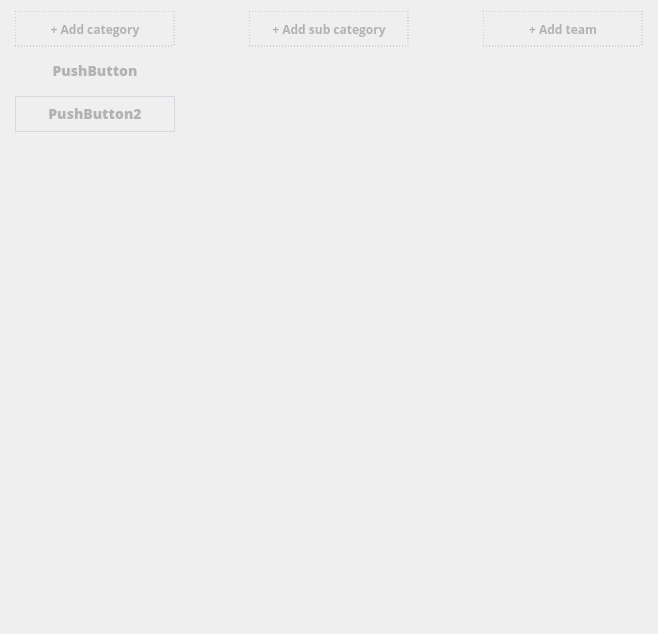
<?xml version="1.0" encoding="UTF-8"?>
<ui version="4.0">
 <class>InfoArch</class>
 <widget class="QWidget" name="InfoArch">
  <property name="geometry">
   <rect>
    <x>0</x>
    <y>0</y>
    <width>658</width>
    <height>634</height>
   </rect>
  </property>
  <property name="sizePolicy">
   <sizepolicy hsizetype="Maximum" vsizetype="Maximum">
    <horstretch>0</horstretch>
    <verstretch>0</verstretch>
   </sizepolicy>
  </property>
  <property name="windowTitle">
   <string>InfoArch</string>
  </property>
  <property name="styleSheet">
   <string notr="true"/>
  </property>
  <layout class="QHBoxLayout" name="horizontalLayout">
   <property name="spacing">
    <number>70</number>
   </property>
   <property name="leftMargin">
    <number>11</number>
   </property>
   <item>
    <widget class="QFrame" name="container_1">
     <property name="sizePolicy">
      <sizepolicy hsizetype="Maximum" vsizetype="Minimum">
       <horstretch>0</horstretch>
       <verstretch>0</verstretch>
      </sizepolicy>
     </property>
     <property name="layoutDirection">
      <enum>Qt::LeftToRight</enum>
     </property>
     <property name="styleSheet">
      <string notr="true"/>
     </property>
     <layout class="QVBoxLayout" name="verticalLayout">
      <property name="leftMargin">
       <number>0</number>
      </property>
      <property name="topMargin">
       <number>0</number>
      </property>
      <property name="rightMargin">
       <number>0</number>
      </property>
      <property name="bottomMargin">
       <number>0</number>
      </property>
      <item alignment="Qt::AlignHCenter">
       <widget class="QPushButton" name="addCategoryButton">
        <property name="sizePolicy">
         <sizepolicy hsizetype="Maximum" vsizetype="Maximum">
          <horstretch>0</horstretch>
          <verstretch>0</verstretch>
         </sizepolicy>
        </property>
        <property name="minimumSize">
         <size>
          <width>160</width>
          <height>36</height>
         </size>
        </property>
        <property name="font">
         <font>
          <family>Open Sans</family>
          <pointsize>-1</pointsize>
          <weight>75</weight>
          <italic>false</italic>
          <bold>true</bold>
         </font>
        </property>
        <property name="cursor">
         <cursorShape>PointingHandCursor</cursorShape>
        </property>
        <property name="layoutDirection">
         <enum>Qt::LeftToRight</enum>
        </property>
        <property name="styleSheet">
         <string notr="true">border: 0.5px dashed #B2B2B2;

font-family: 'Open Sans';
font-style: normal;
font-weight: 600;
font-size: 12px;
line-height: 17px;

color: #B2B2B2;</string>
        </property>
        <property name="text">
         <string>+ Add category</string>
        </property>
       </widget>
      </item>
      <item alignment="Qt::AlignHCenter">
       <widget class="QFrame" name="categoriesFrame">
        <property name="sizePolicy">
         <sizepolicy hsizetype="Maximum" vsizetype="Maximum">
          <horstretch>0</horstretch>
          <verstretch>0</verstretch>
         </sizepolicy>
        </property>
        <layout class="QGridLayout" name="gridLayout_4" rowstretch="0,0" rowminimumheight="0,0">
         <property name="leftMargin">
          <number>0</number>
         </property>
         <property name="topMargin">
          <number>0</number>
         </property>
         <property name="rightMargin">
          <number>0</number>
         </property>
         <property name="bottomMargin">
          <number>0</number>
         </property>
         <property name="horizontalSpacing">
          <number>0</number>
         </property>
         <property name="verticalSpacing">
          <number>7</number>
         </property>
         <item row="1" column="0">
          <widget class="QPushButton" name="buttonTemplate_1">
           <property name="sizePolicy">
            <sizepolicy hsizetype="Maximum" vsizetype="Maximum">
             <horstretch>0</horstretch>
             <verstretch>0</verstretch>
            </sizepolicy>
           </property>
           <property name="minimumSize">
            <size>
             <width>160</width>
             <height>36</height>
            </size>
           </property>
           <property name="font">
            <font>
             <family>Open Sans</family>
             <pointsize>-1</pointsize>
             <weight>87</weight>
             <italic>false</italic>
             <bold>true</bold>
            </font>
           </property>
           <property name="cursor">
            <cursorShape>PointingHandCursor</cursorShape>
           </property>
           <property name="styleSheet">
            <string notr="true">border: 0.5px solid #D4D9E2;

font-family: 'Open Sans';
font-style: normal;
font-weight: 700;
font-size: 14px;
line-height: 19px;

color: #B2B2B2;</string>
           </property>
           <property name="text">
            <string>PushButton2</string>
           </property>
          </widget>
         </item>
         <item row="0" column="0" alignment="Qt::AlignHCenter">
          <widget class="QPushButton" name="buttonTemplate">
           <property name="sizePolicy">
            <sizepolicy hsizetype="Maximum" vsizetype="Maximum">
             <horstretch>0</horstretch>
             <verstretch>0</verstretch>
            </sizepolicy>
           </property>
           <property name="minimumSize">
            <size>
             <width>100</width>
             <height>36</height>
            </size>
           </property>
           <property name="maximumSize">
            <size>
             <width>100</width>
             <height>36</height>
            </size>
           </property>
           <property name="font">
            <font>
             <family>Open Sans</family>
             <pointsize>-1</pointsize>
             <weight>87</weight>
             <italic>false</italic>
             <bold>true</bold>
            </font>
           </property>
           <property name="cursor">
            <cursorShape>PointingHandCursor</cursorShape>
           </property>
           <property name="styleSheet">
            <string notr="true">font-family: 'Open Sans';
font-style: normal;
font-weight: 700;
font-size: 14px;
line-height: 19px;

color: #B2B2B2;

border: none;</string>
           </property>
           <property name="text">
            <string>PushButton</string>
           </property>
          </widget>
         </item>
        </layout>
       </widget>
      </item>
      <item>
       <spacer name="verticalSpacer">
        <property name="orientation">
         <enum>Qt::Vertical</enum>
        </property>
        <property name="sizeHint" stdset="0">
         <size>
          <width>20</width>
          <height>40</height>
         </size>
        </property>
       </spacer>
      </item>
     </layout>
    </widget>
   </item>
   <item>
    <widget class="QFrame" name="container_2">
     <property name="sizePolicy">
      <sizepolicy hsizetype="Maximum" vsizetype="Minimum">
       <horstretch>0</horstretch>
       <verstretch>0</verstretch>
      </sizepolicy>
     </property>
     <property name="layoutDirection">
      <enum>Qt::LeftToRight</enum>
     </property>
     <property name="styleSheet">
      <string notr="true"/>
     </property>
     <layout class="QVBoxLayout" name="verticalLayout_4">
      <property name="leftMargin">
       <number>0</number>
      </property>
      <property name="topMargin">
       <number>0</number>
      </property>
      <property name="rightMargin">
       <number>0</number>
      </property>
      <property name="bottomMargin">
       <number>0</number>
      </property>
      <item alignment="Qt::AlignHCenter">
       <widget class="QPushButton" name="addSubCategoryButton">
        <property name="sizePolicy">
         <sizepolicy hsizetype="Maximum" vsizetype="Maximum">
          <horstretch>0</horstretch>
          <verstretch>0</verstretch>
         </sizepolicy>
        </property>
        <property name="minimumSize">
         <size>
          <width>160</width>
          <height>36</height>
         </size>
        </property>
        <property name="font">
         <font>
          <family>Open Sans</family>
          <pointsize>-1</pointsize>
          <weight>75</weight>
          <italic>false</italic>
          <bold>true</bold>
         </font>
        </property>
        <property name="cursor">
         <cursorShape>PointingHandCursor</cursorShape>
        </property>
        <property name="layoutDirection">
         <enum>Qt::LeftToRight</enum>
        </property>
        <property name="styleSheet">
         <string notr="true">border: 0.5px dashed #B2B2B2;

font-family: 'Open Sans';
font-style: normal;
font-weight: 600;
font-size: 12px;
line-height: 17px;

color: #B2B2B2;</string>
        </property>
        <property name="text">
         <string>+ Add sub category</string>
        </property>
       </widget>
      </item>
      <item alignment="Qt::AlignHCenter">
       <widget class="QFrame" name="subCategoriesFrame">
        <property name="sizePolicy">
         <sizepolicy hsizetype="Maximum" vsizetype="Maximum">
          <horstretch>0</horstretch>
          <verstretch>0</verstretch>
         </sizepolicy>
        </property>
        <property name="minimumSize">
         <size>
          <width>40</width>
          <height>40</height>
         </size>
        </property>
        <layout class="QGridLayout" name="gridLayout_5">
         <property name="leftMargin">
          <number>0</number>
         </property>
         <property name="topMargin">
          <number>0</number>
         </property>
         <property name="rightMargin">
          <number>0</number>
         </property>
         <property name="bottomMargin">
          <number>0</number>
         </property>
         <property name="horizontalSpacing">
          <number>0</number>
         </property>
         <property name="verticalSpacing">
          <number>7</number>
         </property>
        </layout>
       </widget>
      </item>
      <item>
       <spacer name="verticalSpacer_2">
        <property name="orientation">
         <enum>Qt::Vertical</enum>
        </property>
        <property name="sizeHint" stdset="0">
         <size>
          <width>20</width>
          <height>40</height>
         </size>
        </property>
       </spacer>
      </item>
     </layout>
    </widget>
   </item>
   <item>
    <widget class="QFrame" name="container_3">
     <property name="sizePolicy">
      <sizepolicy hsizetype="Maximum" vsizetype="Minimum">
       <horstretch>0</horstretch>
       <verstretch>0</verstretch>
      </sizepolicy>
     </property>
     <property name="layoutDirection">
      <enum>Qt::LeftToRight</enum>
     </property>
     <property name="styleSheet">
      <string notr="true"/>
     </property>
     <layout class="QVBoxLayout" name="verticalLayout_5">
      <property name="leftMargin">
       <number>0</number>
      </property>
      <property name="topMargin">
       <number>0</number>
      </property>
      <property name="rightMargin">
       <number>0</number>
      </property>
      <property name="bottomMargin">
       <number>0</number>
      </property>
      <item alignment="Qt::AlignHCenter">
       <widget class="QPushButton" name="addTeamButton">
        <property name="sizePolicy">
         <sizepolicy hsizetype="Maximum" vsizetype="Maximum">
          <horstretch>0</horstretch>
          <verstretch>0</verstretch>
         </sizepolicy>
        </property>
        <property name="minimumSize">
         <size>
          <width>160</width>
          <height>36</height>
         </size>
        </property>
        <property name="font">
         <font>
          <family>Open Sans</family>
          <pointsize>-1</pointsize>
          <weight>75</weight>
          <italic>false</italic>
          <bold>true</bold>
         </font>
        </property>
        <property name="cursor">
         <cursorShape>PointingHandCursor</cursorShape>
        </property>
        <property name="layoutDirection">
         <enum>Qt::LeftToRight</enum>
        </property>
        <property name="styleSheet">
         <string notr="true">border: 0.5px dashed #B2B2B2;

font-family: 'Open Sans';
font-style: normal;
font-weight: 600;
font-size: 12px;
line-height: 17px;

color: #B2B2B2;</string>
        </property>
        <property name="text">
         <string>+ Add team</string>
        </property>
       </widget>
      </item>
      <item alignment="Qt::AlignHCenter">
       <widget class="QFrame" name="teamsFrame">
        <property name="sizePolicy">
         <sizepolicy hsizetype="Maximum" vsizetype="Maximum">
          <horstretch>0</horstretch>
          <verstretch>0</verstretch>
         </sizepolicy>
        </property>
        <property name="minimumSize">
         <size>
          <width>40</width>
          <height>40</height>
         </size>
        </property>
        <layout class="QGridLayout" name="gridLayout_6">
         <property name="leftMargin">
          <number>0</number>
         </property>
         <property name="topMargin">
          <number>0</number>
         </property>
         <property name="rightMargin">
          <number>0</number>
         </property>
         <property name="bottomMargin">
          <number>0</number>
         </property>
         <property name="horizontalSpacing">
          <number>0</number>
         </property>
         <property name="verticalSpacing">
          <number>7</number>
         </property>
        </layout>
       </widget>
      </item>
      <item>
       <spacer name="verticalSpacer_3">
        <property name="orientation">
         <enum>Qt::Vertical</enum>
        </property>
        <property name="sizeHint" stdset="0">
         <size>
          <width>20</width>
          <height>40</height>
         </size>
        </property>
       </spacer>
      </item>
     </layout>
    </widget>
   </item>
  </layout>
 </widget>
 <resources>
  <include location="../../../QResources.qrc"/>
 </resources>
 <connections/>
</ui>
